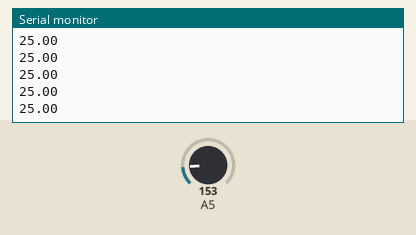
This sketch was run on a simulated Arduino Uno, built with avr-gcc and run on an emulated ATmega328P. Parts: the last lines printed to the serial monitor. The test bench sets the inputs (shaded band); at power-on: A5 = 153.

Above: at 1.2 s.
1.3 s: A5 set to 165
At 2.2 s:
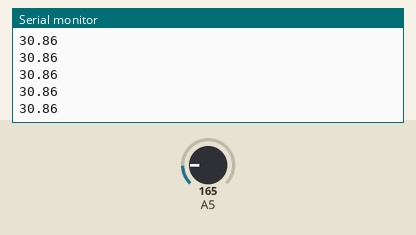
2.8 s: A5 set to 175
At 3.4 s:
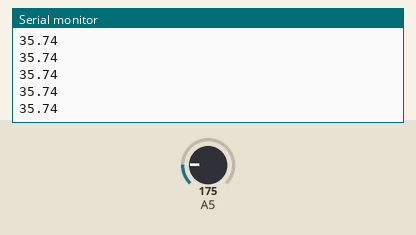
Timing chart, 0 to 5.8 s (numbered marks = the images above; inputs shaded):
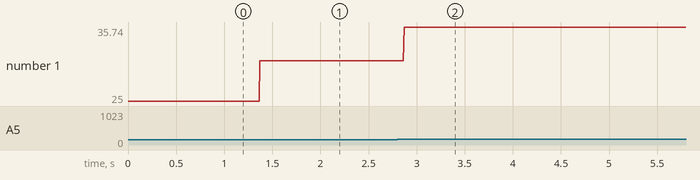

Measured:
- after the input at 1.3 s, the serial monitor: prints a new line after 0.07 s (image 1)
- after the input at 2.8 s, the serial monitor: prints a new line after 0.07 s (image 2)
- plotted number 1: 25 → 30.86 after the input at 1.3 s, 30.86 → 35.74 after the input at 2.8 s

The sketch:

Day_9.ino
```cpp
void setup()
{
  pinMode(A5, INPUT);
  Serial.begin(9600);
}

void loop()
{
  float analog,fraction,voltage,temp;
  analog=analogRead(A5);
  fraction=analog/1024;
  voltage=5*fraction;
  //for TMP36(-40 to 125)
  temp=(voltage-0.4971)*100;
  //for LM35D(0 to 100)
  //temp=voltage*100;
  Serial.println(temp);
}
```
